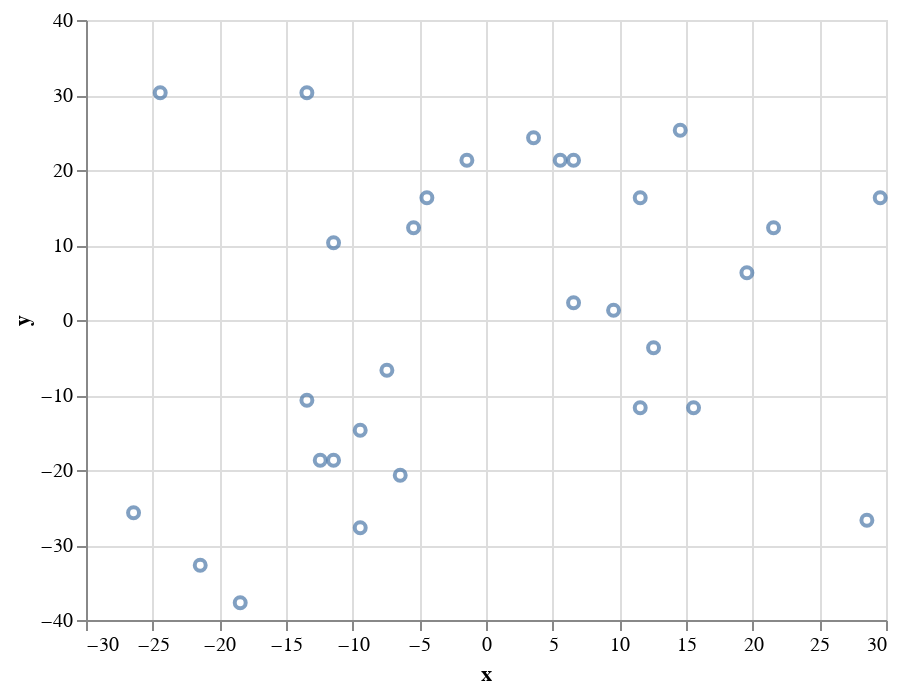

Notebook source saved alongside this figure:
### Code cell
xs_demean, ys_demean = de_mean([xs, ys])

df = pd.DataFrame({'x': xs_demean, 'y': ys_demean})
alt.Chart(df).mark_point().encode(
    alt.X('x:Q'), alt.Y('y:Q'), alt.Tooltip(['x', 'y'])
)

### Figure 1 — Vega-Lite specification as saved in the notebook (floating-point values rounded to 4 significant figures)
{"config": {"view": {"continuousWidth": 400, "continuousHeight": 300}}, "data": {"name": "data-4e839f0369987c0fa0c1e6c372f962c7"}, "mark": "point", "encoding": {"tooltip": [{"type": "quantitative", "field": "x"}, {"type": "quantitative", "field": "y"}], "x": {"type": "quantitative", "field": "x"}, "y": {"type": "quantitative", "field": "y"}}, "$schema": "https://vega.github.io/schema/vega-lite/v4.8.1.json", "datasets": {"data-4e839f0369987c0fa0c1e6c372f962c7": [{"x": -11.43, "y": -18.7}, {"x": 5.567, "y": 21.3}, {"x": 11.57, "y": 16.3}, {"x": -13.43, "y": 30.3}, {"x": -9.433, "y": -14.7}, {"x": 19.57, "y": 6.3}, {"x": 3.567, "y": 24.3}, {"x": 28.57, "y": -26.7}, {"x": 11.57, "y": -11.7}, {"x": -13.43, "y": -10.7}, {"x": -11.43, "y": 10.3}, {"x": -12.43, "y": -18.7}, {"x": 6.567, "y": 2.3}, {"x": 12.57, "y": -3.7}, {"x": 14.57, "y": 25.3}, {"x": 15.57, "y": -11.7}, {"x": -24.43, "y": 30.3}, {"x": 29.57, "y": 16.3}, {"x": 6.567, "y": 21.3}, {"x": -4.433, "y": 16.3}, {"x": -21.43, "y": -32.7}, {"x": -7.433, "y": -6.7}, {"x": -1.433, "y": 21.3}, {"x": 21.57, "y": 12.3}, {"x": -6.433, "y": -20.7}, {"x": -5.433, "y": 12.3}, {"x": -9.433, "y": -27.7}, {"x": -26.43, "y": -25.7}, {"x": -18.43, "y": -37.7}, {"x": 9.567, "y": 1.3}]}}
